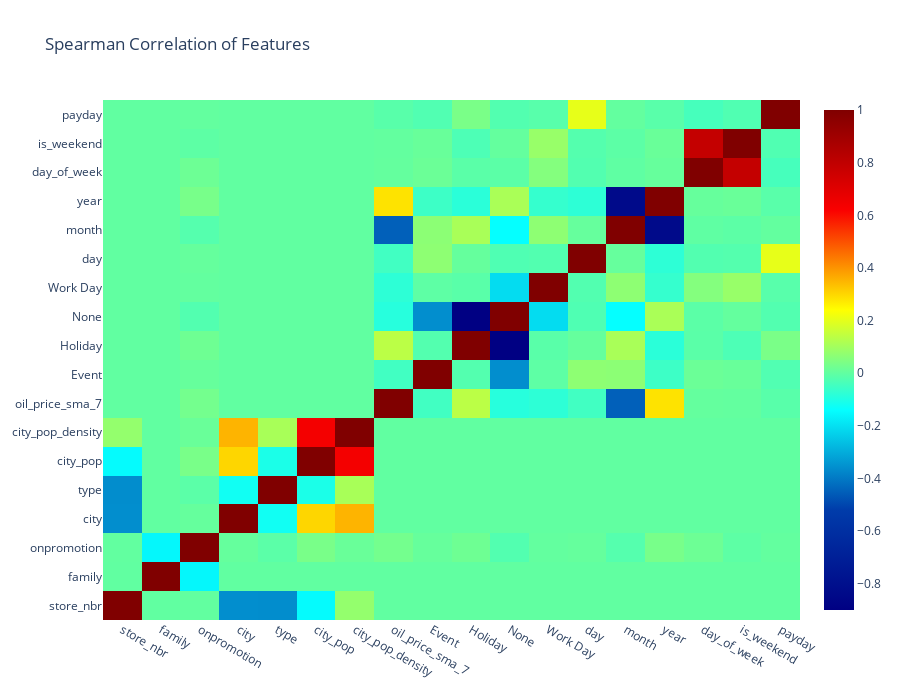

The notebook cell this image was saved under:
### Code cell
correlation_values = X_train.corr(method='spearman').values
feature_names = X_train.columns.values

data = [
    go.Heatmap(
        z=correlation_values,
        x=feature_names,
        y=feature_names,
        colorscale='Jet',
        reversescale=False,
        text=correlation_values,
        opacity=1.0
    )
]

layout = go.Layout(
    title='Spearman Correlation of Features',
    xaxis=dict(ticks='', nticks=36),
    yaxis=dict(ticks=''),
    width=900,
    height=700
)

fig = go.Figure(data=data, layout=layout)
fig.show()

### Figure 1 — Plotly figure (JSON) as saved in the notebook; plotly's stock layout.template omitted (floating-point values rounded to 4 significant figures; data arrays with more than 128 entries replaced by an {"elided": "..."} marker saying what was removed)
{"data": [{"colorscale": [[0, "rgb(0,0,131)"], [0.2, "rgb(0,60,170)"], [0.4, "rgb(5,255,255)"], [0.6, "rgb(255,255,0)"], [0.8, "rgb(250,0,0)"], [1, "rgb(128,0,0)"]], "opacity": 1, "reversescale": false, "text": {"elided": "18x18 float values"}, "type": "heatmap", "x": ["store_nbr", "family", "onpromotion", "city", "type", "city_pop", "city_pop_density", "oil_price_sma_7", "Event", "Holiday", "None", "Work Day", "day", "month", "year", "day_of_week", "is_weekend", "payday"], "y": ["store_nbr", "family", "onpromotion", "city", "type", "city_pop", "city_pop_density", "oil_price_sma_7", "Event", "Holiday", "None", "Work Day", "day", "month", "year", "day_of_week", "is_weekend", "payday"], "z": {"elided": "18x18 float values"}}], "layout": {"height": 700, "title": {"text": "Spearman Correlation of Features"}, "width": 900, "xaxis": {"nticks": 36, "ticks": ""}, "yaxis": {"ticks": ""}}}
